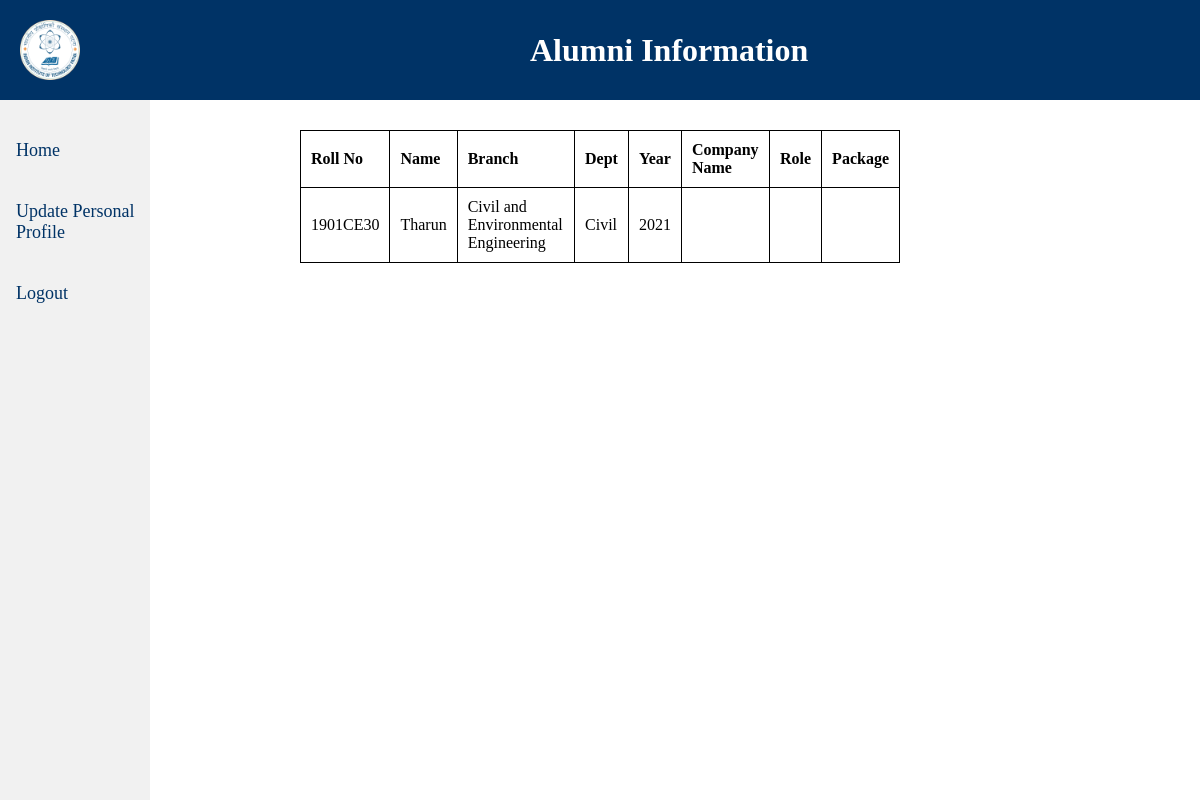
/alumniinfo.php (signed in), run on the app's committed database.
### tables this page shows
CREATE TABLE `Alumni` (
  `rollNo` varchar(100) NOT NULL,
  `name` varchar(100) DEFAULT NULL,
  `password` varchar(100) DEFAULT NULL,
  `cpi` double DEFAULT NULL,
  `branch` varchar(100) DEFAULT NULL,
  `dept` varchar(100) DEFAULT NULL,
  `year` int(11) DEFAULT NULL,
  `location` varchar(200) DEFAULT NULL,
  `placedIitp` varchar(100) DEFAULT NULL,
  `area` varchar(100) DEFAULT NULL,
  `position` varchar(100) DEFAULT NULL,
  PRIMARY KEY (`rollNo`)
);

### alumniinfo.php (the view, shortened to what this page needs)
<!DOCTYPE html>
<html>
<head>
</head>
<body>
    <header>
        <img src="iit_patna_logo.png" alt="IIT Patna Logo" class="logo" width=60px height=60px>
        <centre>
        <h1>Alumni Information</h1>
        </centre>
    </header>
    <div class="side-nav">
        <a href="alumniinfo.php">Home</a>
        <a href="alumni_update.php">Update Personal Profile</a>
        <a href="alumnilogin.php">Logout</a>
    </div>
    <?php
    $servername = "localhost";
    $username = "root";
    $password = "dheeraj16";
    $dbname = "miniproject";
    $conn = mysqli_connect($servername, $username, $password, $dbname);
    $rollNo = $_SESSION['rollNo'];
    $sql = "SELECT a.rollNo, a.name, a.branch, a.dept, a.year, a2.companyName, a2.role, a2.package
            FROM Alumni a
            LEFT JOIN Alumni2 a2 ON a.rollNo = a2.rollNo
            WHERE a.rollNo = '$rollNo'";
    $result = mysqli_query($conn, $sql);
    if (mysqli_num_rows($result) > 0) {
        $row = mysqli_fetch_assoc($result);
    echo "<table>
          <tr>
            <th>Roll No</th>
            <th>Name</th>
            <th>Branch</th>
            <th>Dept</th>
            <th>Year</th>
            <th>Company Name</th>
            <th>Role</th>
            <th>Package</th>
          </tr>
          <tr>
            <td>{$row['rollNo']}</td>
            <td>{$row['name']}</td>
            <td>{$row['branch']}</td>
            <td>{$row['dept']}</td>
            <td>{$row['year']}</td>
            <td>{$row['companyName']}</td>
            <td>{$row['role']}</td>
            <td>{$row['package']}</td>
          </tr>
        </table>";
} else {
    echo "No alumni information found.";
}
?>
</head>
<body>
	<div class="side-nav">
  <a href="alumniinfo.php">Home</a>
  <a href="alumni_update.php">Update Personal Profile</a>
  <a href="alumnilogin.php">Logout</a>
</div>
</body>
</html>

### alumniinfo.php (style rules this page uses)
body { margin: 0; padding: 0; }
header { background-color: #003366; color: white; text-align: center; image-align: left; padding: 20px; display: flex; align-items: center; }
h1 { margin: 0; margin-left: 450px; flex: 1; }
table { border-collapse: collapse; margin: 30px auto; width: 50%; }
th, td { padding: 10px; border: 1px solid black; text-align: left; }
.side-nav { height: 100%; width: 150px; position: fixed; top: 100px; left: 0; background-color: #f1f1f1; overflow-x: hidden; padding-top: 20px; }
.side-nav a { padding: 20px 10px 20px 16px; text-decoration: none; font-size: 18px; color: #003366; display: block; transition: 0.3s; }

### data on the page
alumni: rollNo "1901CE30", name "Tharun", branch "Civil and Environmental Engineering", dept "Civil", year "2021"
